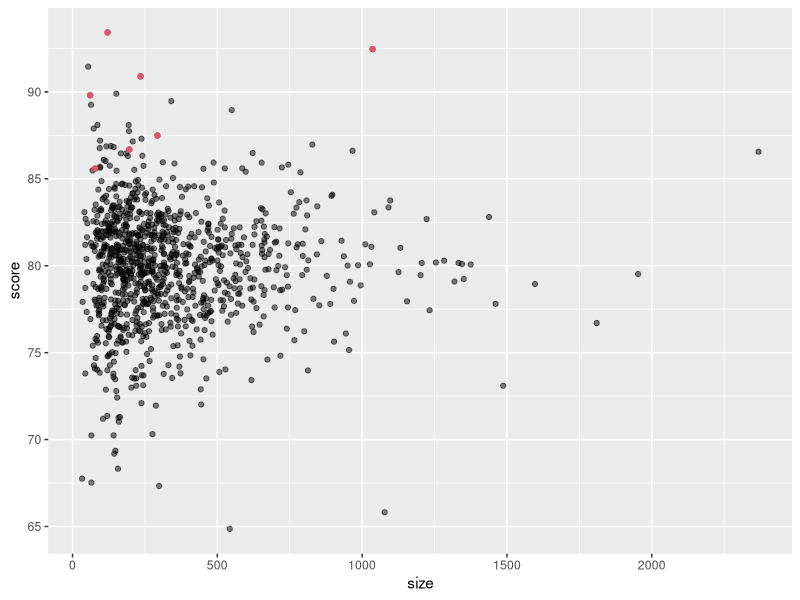
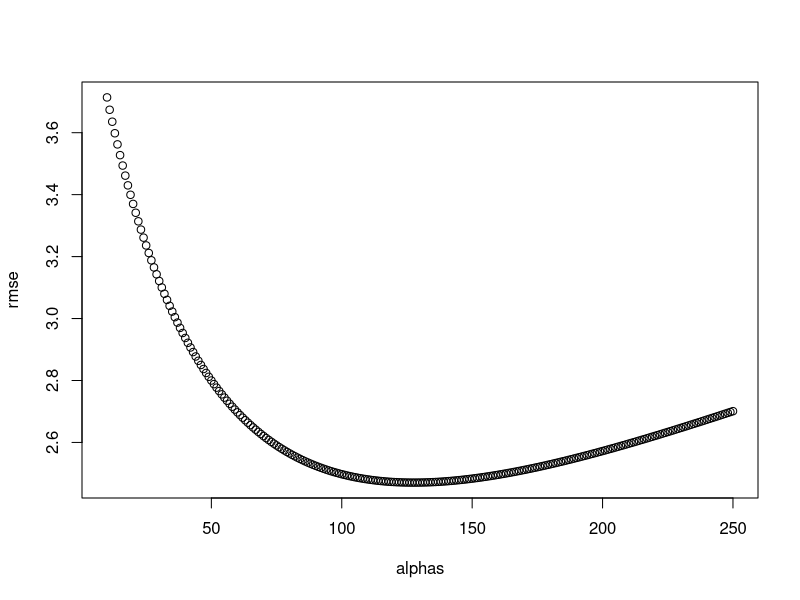
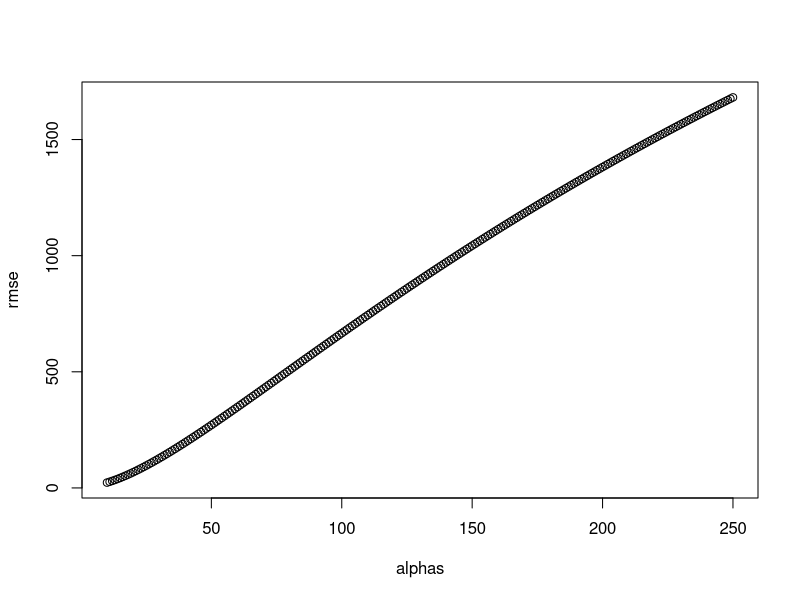

Recreate these plots in R, in order.
library(tidyverse)
library(dslabs)
library(caret)

#The exercises in Q1-Q8 work with a simulated dataset for 100 schools. 
#This pre-exercise setup walks you through the code needed to simulate the dataset.

#An education expert is advocating for smaller schools. 
#The expert bases this recommendation on the fact that among the best performing schools,
#many are small schools. Let's simulate a dataset for 100 schools. 
#First, let's simulate the number of students in each school, using the following code:

set.seed(1986)
n <- round(2^rnorm(1000, 8, 1))

#Now let's assign a true quality for each school that is completely independent from size.
#This is the parameter we want to estimate in our analysis. 
#The true quality can be assigned using the following code:

set.seed(1)
mu <- round(80 + 2*rt(1000, 5))
range(mu)
schools <- data.frame(id = paste("PS",1:100),
                      size = n,
                      quality = mu,
                      rank = rank(-mu))

#We can see the top 10 schools using this code: 

schools %>% top_n(10, quality) %>% arrange(desc(quality))

#Now let's have the students in the school take a test. 
#There is random variability in test taking, 
#so we will simulate the test scores as normally distributed with the average determined 
#by the school quality with a standard deviation of 30 percentage points. This code will simulate the test scores:

set.seed(1)
scores <- sapply(1:nrow(schools), function(i){
       scores <- rnorm(schools$size[i], schools$quality[i], 30)
       scores
})
schools <- schools %>% mutate(score = sapply(scores, mean))

#What are the top schools based on the average score? Show just the ID, size, and the average score.

#Report the ID of the top school and average score of the 10th school.

#What is the ID of the top school?

schools %>% top_n(10, score) %>% arrange(desc(score)) %>% select(id, size, score)

#Compare the median school size to the median school size of the top 10 schools based on the score.

#What is the median school size overall?
#What is the median school size of the of the top 10 schools based on the score?

median(schools$size)
schools %>% top_n(10, score) %>% .$size %>% median()

#According to this analysis, it appears that small schools produce better test scores than large schools. 
#Four out of the top 10 schools have 100 or fewer students. 
#But how can this be?
#We constructed the simulation so that quality and size were independent. 
#Repeat the exercise for the worst 10 schools.

#What is the median school size of the bottom 10 schools based on the score?

schools %>% top_n(-10, score)%>% .$size %>% median()

#From this analysis, we see that the worst schools are also small. 
#Plot the average score versus school size to see what's going on. 
#Highlight the top 10 schools based on the true quality. 
#Use a log scale to transform for the size.

#What do you observe?

#The standard error of the score has larger variability when the school is smaller, 
#which is why both the best and the worst schools are more likely to be small.


#We can see that the standard error of the score has larger variability when the school is smaller. 
#This is a basic statistical reality we learned in
#PH125.3x: Data Science: Probability and PH125.4x: Data Science: Inference and Modeling courses! 
#Note also that several of the top 10 schools based on true quality are also in the top 10 schools based on the exam score: 
#schools %>% top_n(10, score) %>% arrange(desc(score))


schools %>% ggplot(aes(size, score)) +
	geom_point(alpha = 0.5) +
	geom_point(data = filter(schools, rank<=10), col = 2) 

#Let's use regularization to pick the best schools. 
#Remember regularization shrinks deviations from the average towards 0. 
#To apply regularization here, we first need to define the overall average for all schools, using the following code:


overall <- mean(sapply(scores, mean))

#Then, we need to define, for each school, how it deviates from that average.

#Write code that estimates the score above the average for each school but dividing by n+alpha instead of n, 
#with n  the schools size and alpha a regularization parameters. Try alpha=25.

#What is the ID of the top school with regularization?
# 91

#What is the regularized score of the 10th school?
#86.9

alpha <- 25
score_reg <- sapply(scores, function(x)  overall + sum(x-overall)/(length(x)+alpha))
schools %>% mutate(score_reg = score_reg) %>%
	top_n(10, score_reg) %>% arrange(desc(score_reg))

#Notice that this improves things a bit. 
#The number of small schools that are not highly ranked is now lower.
#Is there a better ? 
#Find the  that minimizes the RMSE = 1/100 sum (quality-estimate)^2.

#What value of aplha gives the minimum RMSE?

alphas <- seq(10,250)
rmse <- sapply(alphas, function(alpha){
	score_reg <- sapply(scores, function(x) overall+sum(x-overall)/(length(x)+alpha))
	mean((score_reg - schools$quality)^2)
})
plot(alphas, rmse)
alphas[which.min(rmse)]  

#Rank the schools based on the average obtained with the best alpha. 
#Note that no small school is incorrectly included.

#What is the ID of the top school now?
#91

#What is the regularized average score of the 10th school now?
#85.4

alpha <- alphas[which.min(rmse)]  
score_reg <- sapply(scores, function(x)
	overall+sum(x-overall)/(length(x)+alpha))
schools %>% mutate(score_reg = score_reg) %>%
	top_n(10, score_reg) %>% arrange(desc(score_reg))

#A common mistake made when using regularization is shrinking values towards 0 that are not centered around 0. 
#For example, if we don't subtract the overall average before shrinking, 
#we actually obtain a very similar result. 
#Confirm this by re-running the code from the exercise in Q6 but without removing the overall mean.

#What value of aplha gives the minimum RMSE here?
#10

alphas <- seq(10,250)
rmse <- sapply(alphas, function(alpha){
	score_reg <- sapply(scores, function(x) sum(x)/(length(x)+alpha))
	mean((score_reg - schools$quality)^2)
})
plot(alphas, rmse)
alphas[which.min(rmse)]  
